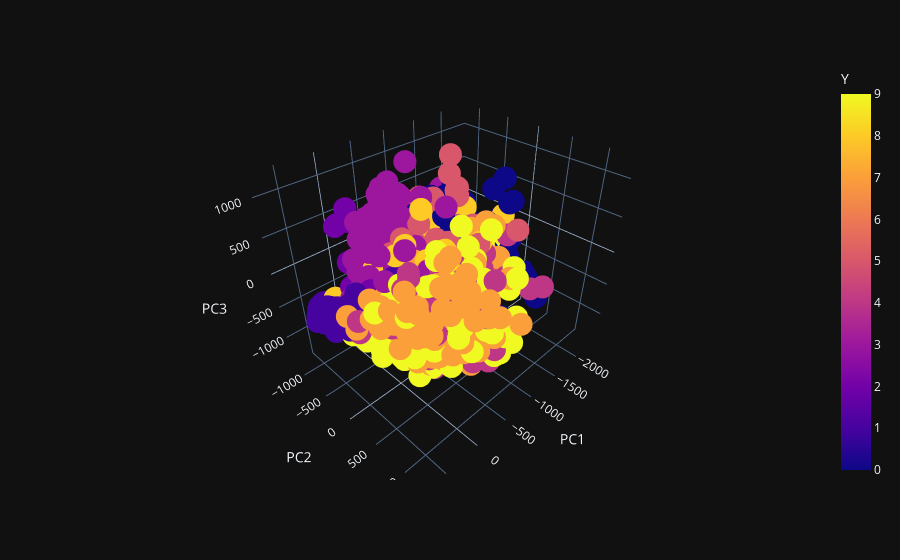

Here is the notebook cell this chart was saved with:
### Code cell
res["PC3"] = pc3

fig = px.scatter_3d(res, x='PC1', y='PC2', z='PC3', color='Y')
fig.show()

### Figure 1 — Plotly figure (JSON) as saved in the notebook; plotly's stock layout.template omitted (floating-point values rounded to 4 significant figures; data arrays with more than 128 entries replaced by an {"elided": "..."} marker saying what was removed)
{"data": [{"hovertemplate": "PC1=%{x}<br>PC2=%{y}<br>PC3=%{z}<br>Y=%{marker.color}<extra></extra>", "legendgroup": "", "marker": {"color": {"elided": "1000 int values"}, "coloraxis": "coloraxis", "symbol": "circle"}, "mode": "markers", "name": "", "scene": "scene", "showlegend": false, "x": {"elided": "1000 float values"}, "y": {"elided": "1000 float values"}, "z": {"elided": "1000 float values"}, "type": "scatter3d"}], "layout": {"scene": {"domain": {"x": [0.0, 1.0], "y": [0.0, 1.0]}, "xaxis": {"title": {"text": "PC1"}}, "yaxis": {"title": {"text": "PC2"}}, "zaxis": {"title": {"text": "PC3"}}}, "coloraxis": {"colorbar": {"title": {"text": "Y"}}, "colorscale": [[0.0, "#0d0887"], [0.1111, "#46039f"], [0.2222, "#7201a8"], [0.3333, "#9c179e"], [0.4444, "#bd3786"], [0.5556, "#d8576b"], [0.6667, "#ed7953"], [0.7778, "#fb9f3a"], [0.8889, "#fdca26"], [1.0, "#f0f921"]]}, "legend": {"tracegroupgap": 0}, "margin": {"t": 60}}}
